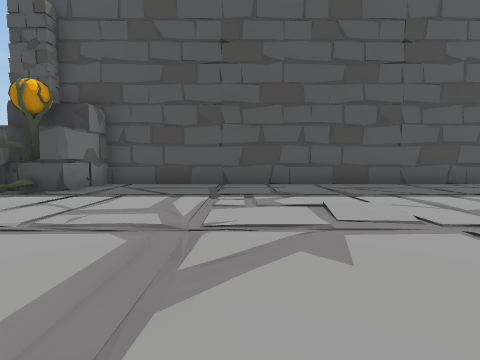
view 1 (above)

16 first-person views from a walk through a Unity game level. The camera is 1.3 m above the floor, tilts 4° down and sees 85° across. The floor is counted in squares, 2 m on a side. Each view is taken from the middle of a square. On the plan, view 1 faces up. The plan holds only what a view shows up to about 9 squares ahead; the rest is blank. The place goes on beyond the plan. The player character is not drawn.

view 2
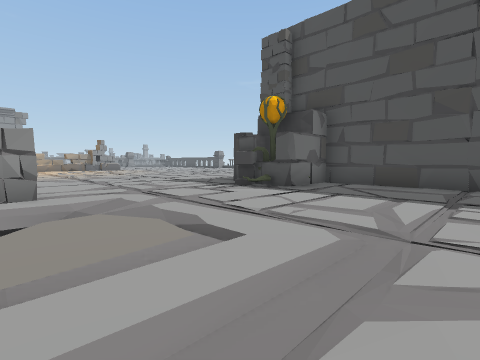

view 3
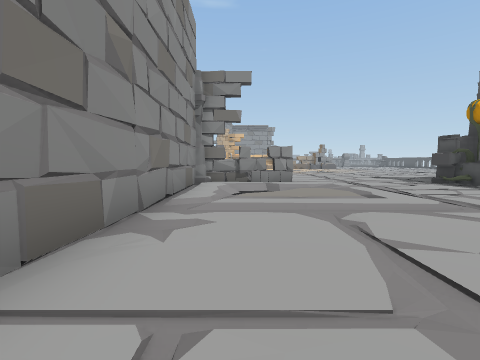

view 4
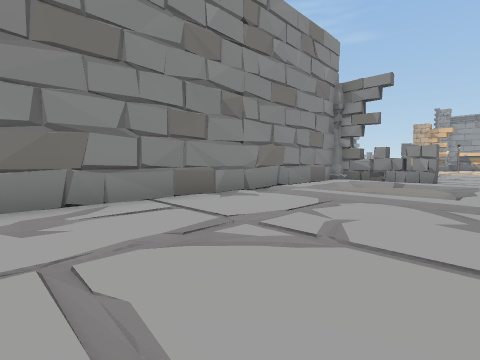

view 5
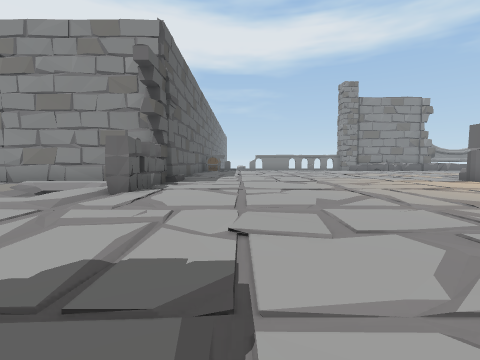

view 6
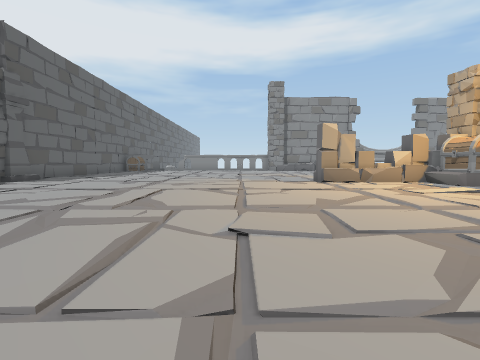

view 7
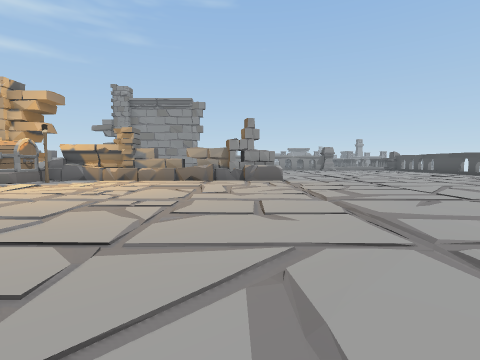

view 8
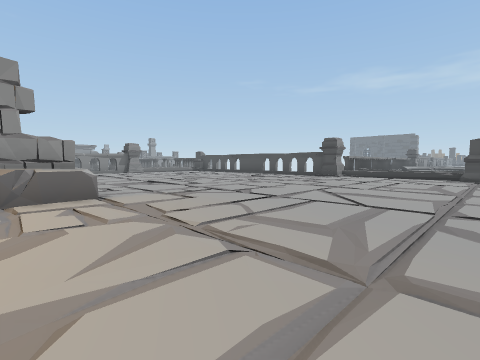

view 9
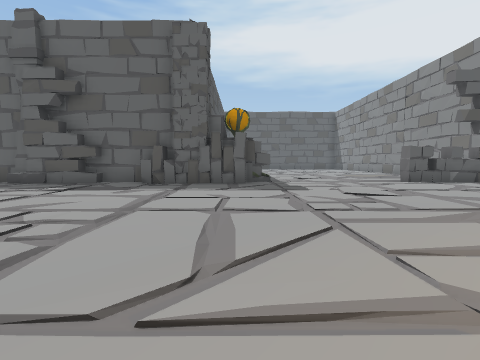

view 10
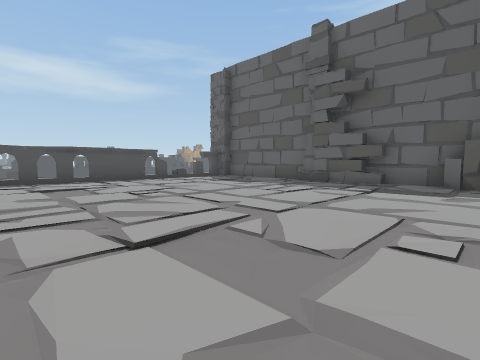

view 11
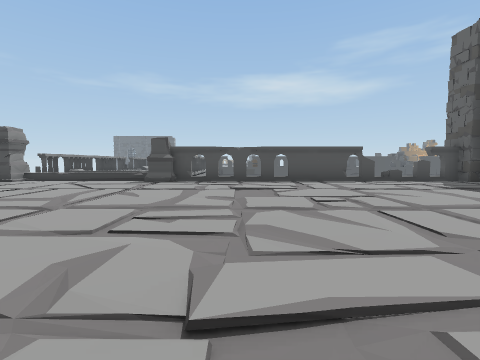

view 12
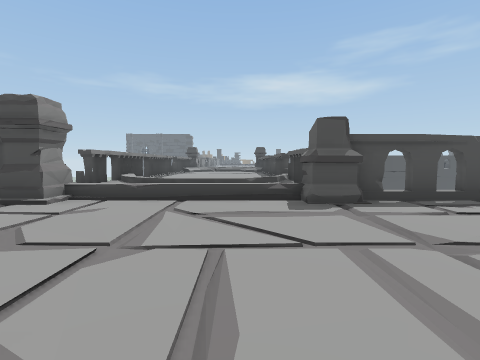

view 13
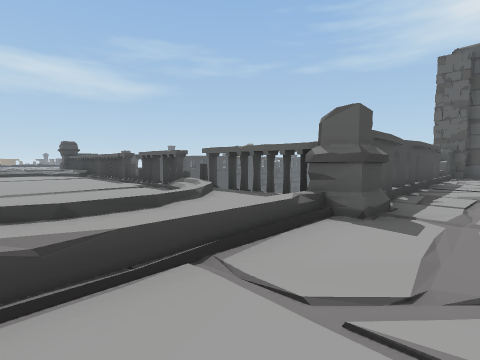

view 14
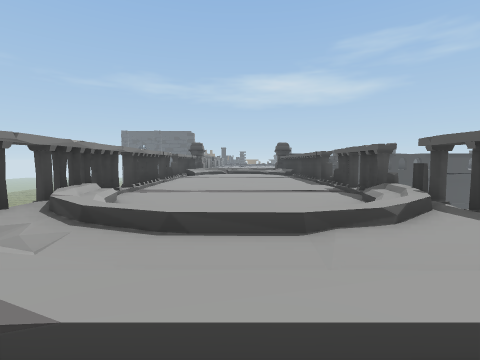

view 15
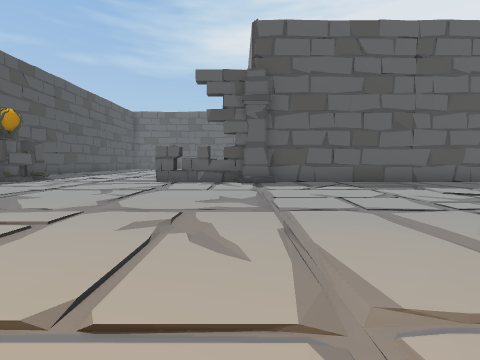

view 16
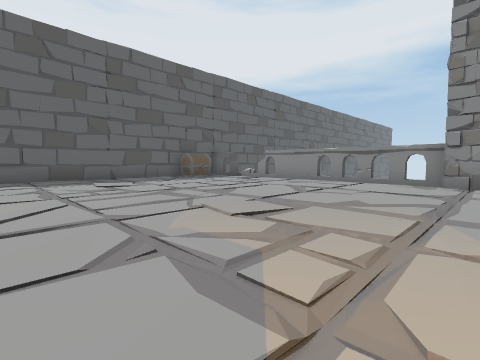

### Floor plan
Key: @ floor where view 1 was taken; # wall or solid block; x gap in a wall; . main floor; : floor 0.25 m higher than the main floor; / step, stairs or slope; ^ raised ledge; v drop or lower ground; P pillar; T torch; C chest; O other object.
Columns run from 21 left of view 1 to 4 right of it. Each row starts with its distance up from view 1.
 25 ##   #v
 24 ##...xv
 23 ##...##
 22 #.....x
 21 v/.../v
 20 v/  .#v
 19 v////:v
 18  /////Ovxx##vvvPP
 17 P/.../P#....#..PP
 16  ..............
 15   ....../..../.
 14  .............
 13 ...............#
 12 ...............#
 11 ...............#
 10 ......../..../..#
  9 ...............#
  8 ...............#P ########
  7 x^.............#PP........
  6  #.............#PP........
  5  #./............#.........
  4  ^........................
  3  ^.......................
  2  #..............////......
  1  #.............////./.....
  0  #T/...........##v/./@....
 -1  #C............##vv//.....
 -2  #####.........#////......
 -3    ^ ^.........PP#########
 -4      ...........#
 -5      ..........#
 -6      ...........#
 -7      ...........#
 -8      ...........#
 -9      ........  .#
-10      ........
-11      .......
-12      #P....
-13       Pxxx

Positions as (right, up) in squares from view 1, and headings:
1: (0, 0), facing up
2: (0, 0), facing up-left
3: (3, -1), facing left
4: (4, 2), facing down-left
5: (-8, 6), facing down
6: (-13, 6), facing down
7: (-11, 6), facing left
8: (-15, 6), facing up-left
9: (-14, 6), facing right
10: (-14, 8), facing up-right
11: (-13, 9), facing up
12: (-17, 13), facing up
13: (-19, 16), facing up-right
14: (-18, 17), facing up
15: (-14, -2), facing right
16: (-16, -4), facing down-right
